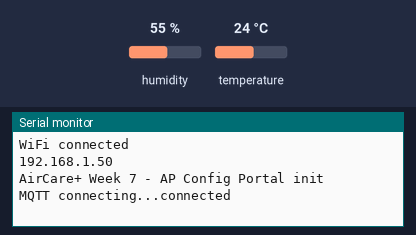
Recording of a program running on a simulated ESP32. On the bench: the last lines printed to the serial monitor. Inputs (shaded band) come from the test bench; at power-on: humidity 55 %, temperature 24 °C. WiFi joins after 1.5 s; servers stay silent unless stated; random numbers use the default seed unless the program sets one; no MQTT or app messages arrive unless stated.

Above: at 2.7 s.
2.8 s: humidity set to 22 %
At 6.5 s:
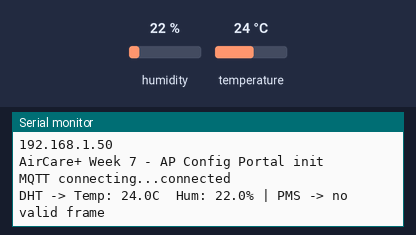
11.5 s: temperature set to 12 °C
At 15.4 s:
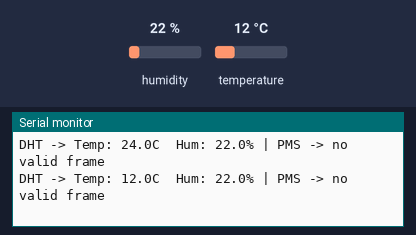
18.4 s: humidity set to 40 %
At 20.4 s:
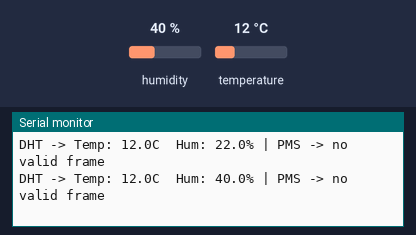

The program:

main.cpp
```cpp
#include <WiFi.h>
#include <WiFiManager.h>
#include <WiFiClientSecure.h>
#include <PubSubClient.h>
#include <DHT.h>

const char* mqtt_server = "a8984e032441467797687728dde49d14.s1.eu.hivemq.cloud";
const int mqtt_port = 8883;
const char* mqtt_user = "esp32device";
const char* mqtt_pass = "AirCare2026!";

#define DHTPIN 4
#define DHTTYPE DHT22
DHT dht(DHTPIN, DHTTYPE);

#define PMS_RX 16
#define PMS_TX 17
HardwareSerial pmsSerial(2);

WiFiClientSecure espClient;
PubSubClient client(espClient);
WiFiManager wifiManager;

unsigned long lastMsg = 0;
const long interval = 5000;

struct PMS7003Data {
  uint16_t pm1_0;
  uint16_t pm2_5;
  uint16_t pm10;
  bool valid;
};

void setup_wifi() {
  wifiManager.setConfigPortalTimeout(180);

  if (!wifiManager.autoConnect("AirCarePlus-Setup")) {
    Serial.println("Failed to connect and hit timeout");
    delay(3000);
    ESP.restart();
  }

  Serial.println("WiFi connected");
  Serial.println(WiFi.localIP());
}

void reconnect() {
  while (!client.connected()) {
    Serial.print("MQTT connecting...");
    String clientId = "ESP32Client-" + String(random(0xffff), HEX);
    if (client.connect(clientId.c_str(), mqtt_user, mqtt_pass)) {
      Serial.println("connected");
    } else {
      Serial.print("failed, rc=");
      Serial.print(client.state());
      Serial.println(" retry in 5s");
      delay(5000);
    }
  }
}

PMS7003Data readPMS7003() {
  PMS7003Data data = {0, 0, 0, false};
  if (pmsSerial.available() < 32) return data;

  while (pmsSerial.available() >= 2) {
    byte b1 = pmsSerial.read();
    if (b1 == 0x42 && pmsSerial.peek() == 0x4D) {
      pmsSerial.read();
      break;
    }
  }

  if (pmsSerial.available() < 30) return data;

  byte buf[30];
  pmsSerial.readBytes(buf, 30);

  uint16_t frameLen = (buf[0] << 8) | buf[1];
  if (frameLen != 28) return data;

  uint16_t calcSum = 0x42 + 0x4D;
  for (int i = 0; i < 28; i++) calcSum += buf[i];
  uint16_t rxSum = (buf[28] << 8) | buf[29];
  if (calcSum != rxSum) return data;

  data.pm1_0 = (buf[8] << 8) | buf[9];
  data.pm2_5 = (buf[10] << 8) | buf[11];
  data.pm10  = (buf[12] << 8) | buf[13];
  data.valid = true;
  return data;
}

void setup() {
  Serial.begin(115200);
  setup_wifi();
  espClient.setInsecure();
  client.setServer(mqtt_server, mqtt_port);
  dht.begin();
  pmsSerial.begin(9600, SERIAL_8N1, PMS_RX, PMS_TX);
  Serial.println("AirCare+ Week 7 - AP Config Portal init");
}

void loop() {
  if (!client.connected()) reconnect();
  client.loop();

  unsigned long now = millis();
  if (now - lastMsg > interval) {
    lastMsg = now;

    float t = dht.readTemperature();
    float h = dht.readHumidity();
    if (!isnan(t) && !isnan(h)) {
      client.publish("aircare/temperature", String(t, 1).c_str());
      client.publish("aircare/humidity", String(h, 1).c_str());
      Serial.printf("DHT -> Temp: %.1fC  Hum: %.1f%% | ", t, h);
    }

    PMS7003Data pms = readPMS7003();
    if (pms.valid) {
      client.publish("aircare/pm1", String(pms.pm1_0).c_str());
      client.publish("aircare/pm25", String(pms.pm2_5).c_str());
      client.publish("aircare/pm10", String(pms.pm10).c_str());
      Serial.printf("PMS -> PM1.0:%d PM2.5:%d PM10:%d\n", pms.pm1_0, pms.pm2_5, pms.pm10);
    } else {
      Serial.println("PMS -> no valid frame");
    }
  }
}
```

Measured:
- after the input at 2.8 s, the serial monitor: prints a new line after 2.2 s (image 1)
- after the input at 11.5 s, the serial monitor: prints a new line after 3.5 s (image 2)
- after the input at 18.4 s, the serial monitor: prints a new line after 1.6 s (image 3)
